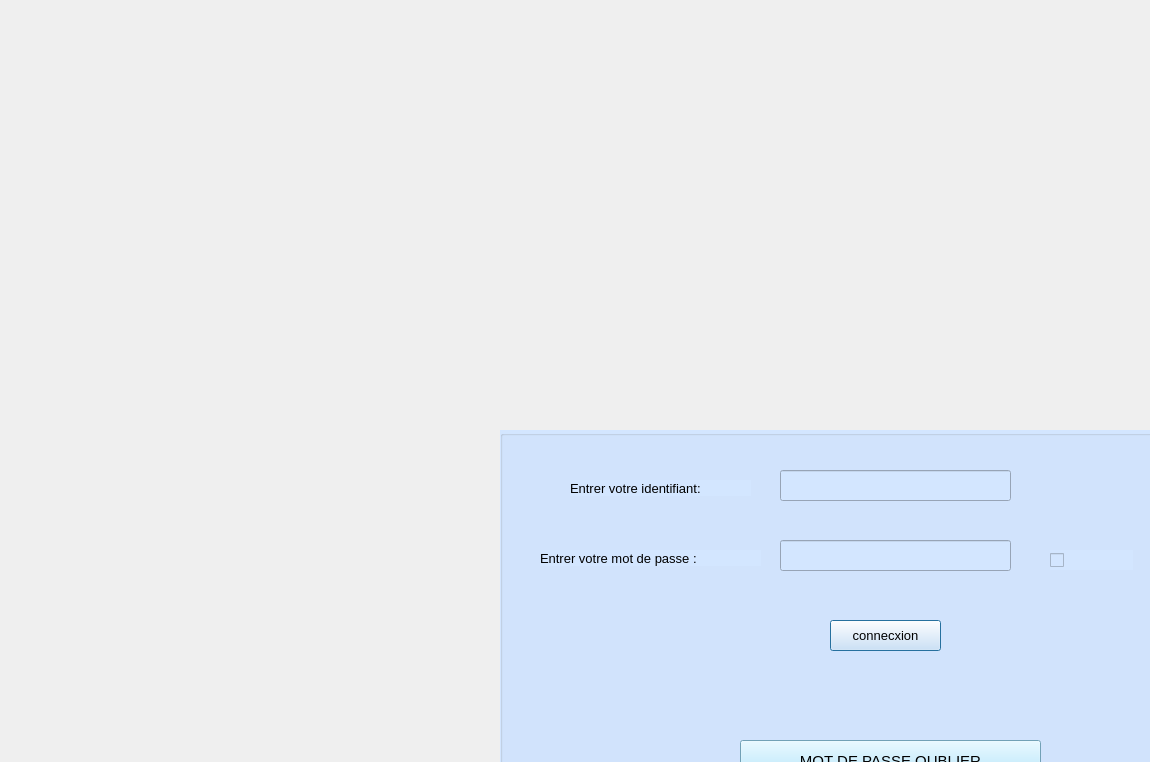
<?xml version="1.0" encoding="UTF-8"?>
<ui version="4.0">
 <class>logindialog</class>
 <widget class="QDialog" name="logindialog">
  <property name="geometry">
   <rect>
    <x>0</x>
    <y>0</y>
    <width>1150</width>
    <height>762</height>
   </rect>
  </property>
  <property name="windowTitle">
   <string>Dialog</string>
  </property>
  <widget class="QGroupBox" name="groupBox_5">
   <property name="geometry">
    <rect>
     <x>500</x>
     <y>430</y>
     <width>871</width>
     <height>421</height>
    </rect>
   </property>
   <property name="styleSheet">
    <string notr="true">background-color: rgb(211, 230, 255);</string>
   </property>
   <property name="title">
    <string/>
   </property>
   <widget class="QLabel" name="label_28">
    <property name="geometry">
     <rect>
      <x>70</x>
      <y>50</y>
      <width>181</width>
      <height>16</height>
     </rect>
    </property>
    <property name="font">
     <font>
      <pointsize>10</pointsize>
     </font>
    </property>
    <property name="text">
     <string>Entrer votre identifiant:</string>
    </property>
   </widget>
   <widget class="QLabel" name="label_29">
    <property name="geometry">
     <rect>
      <x>40</x>
      <y>120</y>
      <width>221</width>
      <height>16</height>
     </rect>
    </property>
    <property name="font">
     <font>
      <pointsize>10</pointsize>
     </font>
    </property>
    <property name="text">
     <string>Entrer votre mot de passe :</string>
    </property>
   </widget>
   <widget class="QLineEdit" name="la_identifiant">
    <property name="geometry">
     <rect>
      <x>280</x>
      <y>40</y>
      <width>231</width>
      <height>31</height>
     </rect>
    </property>
   </widget>
   <widget class="QLineEdit" name="la_passe">
    <property name="geometry">
     <rect>
      <x>280</x>
      <y>110</y>
      <width>231</width>
      <height>31</height>
     </rect>
    </property>
   </widget>
   <widget class="QPushButton" name="connexion">
    <property name="geometry">
     <rect>
      <x>330</x>
      <y>190</y>
      <width>111</width>
      <height>31</height>
     </rect>
    </property>
    <property name="font">
     <font>
      <pointsize>10</pointsize>
     </font>
    </property>
    <property name="text">
     <string>connecxion</string>
    </property>
   </widget>
   <widget class="QPushButton" name="oublier">
    <property name="geometry">
     <rect>
      <x>240</x>
      <y>310</y>
      <width>301</width>
      <height>41</height>
     </rect>
    </property>
    <property name="font">
     <font>
      <pointsize>11</pointsize>
     </font>
    </property>
    <property name="styleSheet">
     <string notr="true">background-color: rgb(160, 225, 255);</string>
    </property>
    <property name="text">
     <string>MOT DE PASSE OUBLIER</string>
    </property>
   </widget>
   <widget class="QCheckBox" name="checkBoxAfficherMotDePasse">
    <property name="geometry">
     <rect>
      <x>550</x>
      <y>120</y>
      <width>83</width>
      <height>20</height>
     </rect>
    </property>
    <property name="font">
     <font>
      <pointsize>11</pointsize>
     </font>
    </property>
    <property name="text">
     <string/>
    </property>
   </widget>
  </widget>
 </widget>
 <resources/>
 <connections/>
</ui>
